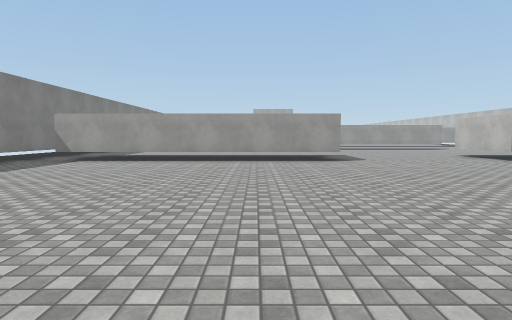
View 1 (above)

24 first-person views from a walk through a Unity game level. The camera is 1.3 m above the floor, tilts 4° down and sees 75° across. The floor is counted in squares, 2 m on a side. Each view is taken from the middle of a square. On the plan, view 1 faces up. The plan holds only what a view shows up to about 10 squares ahead; the rest is blank. The place goes on beyond the plan. The player is left out. Surface patterns are stand-ins for the level's own textures.

View 2
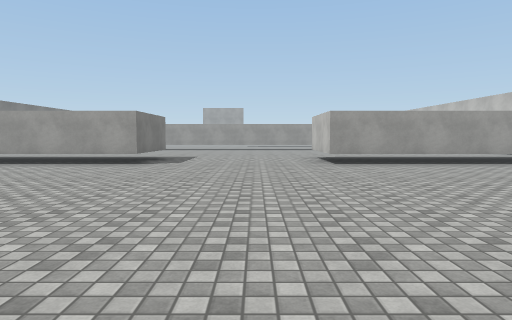

View 3
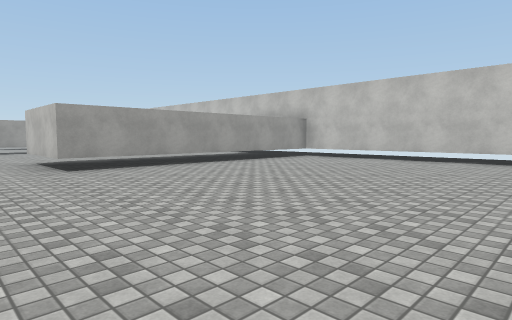

View 4
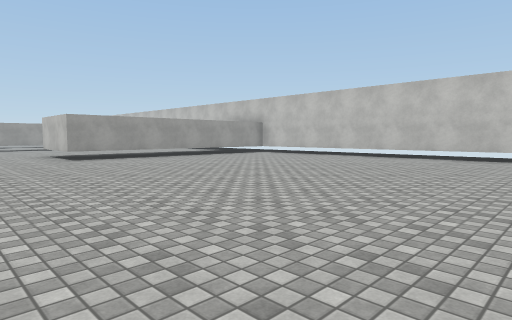

View 5
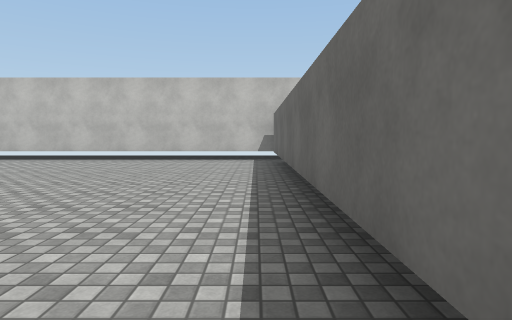

View 6
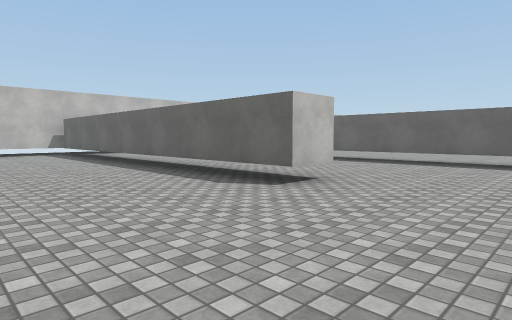

View 7
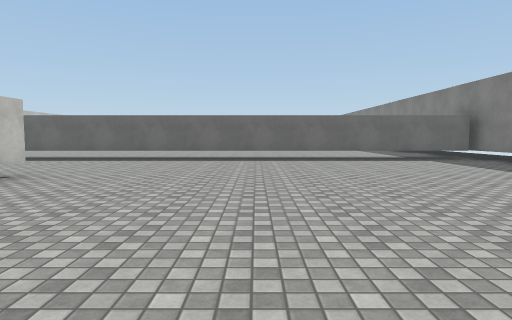

View 8
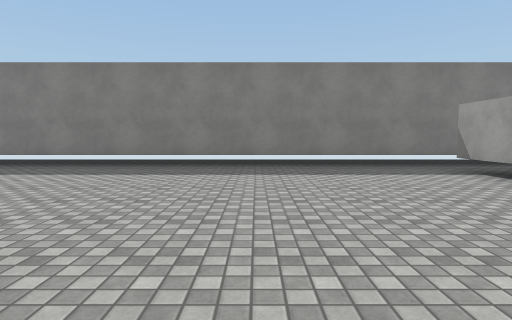

View 9
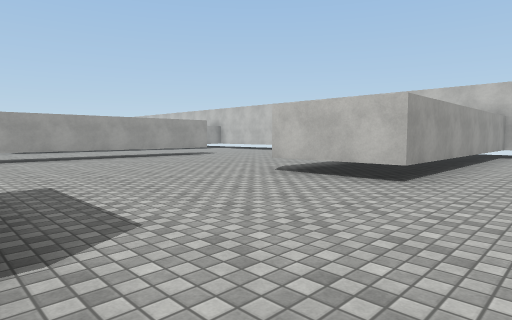

View 10
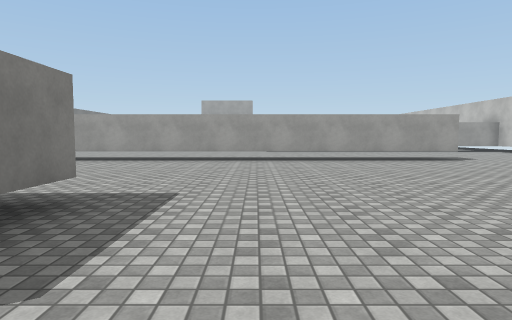

View 11
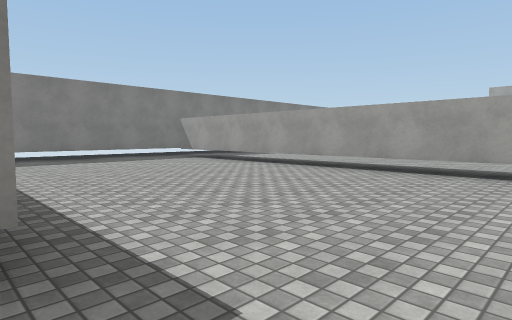

View 12
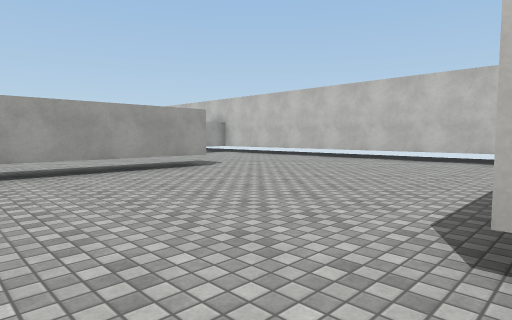

View 13
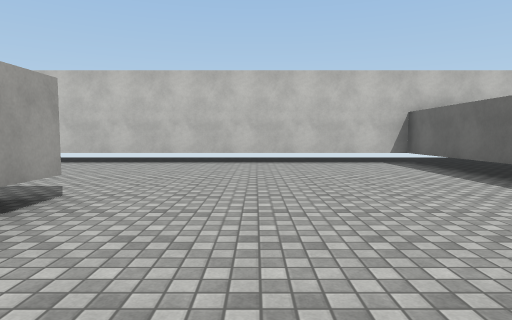

View 14
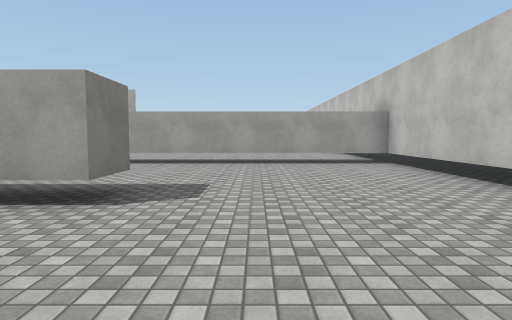

View 15
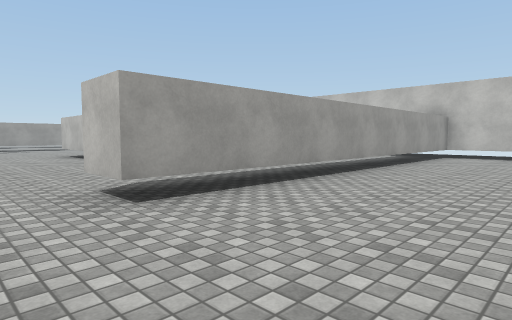

View 16
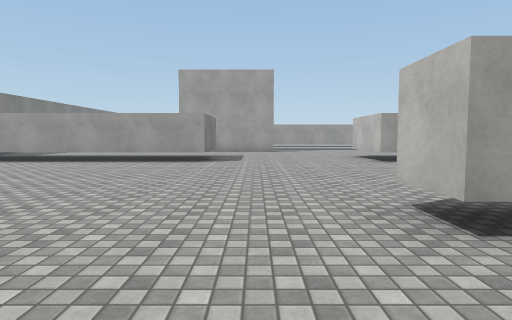

View 17
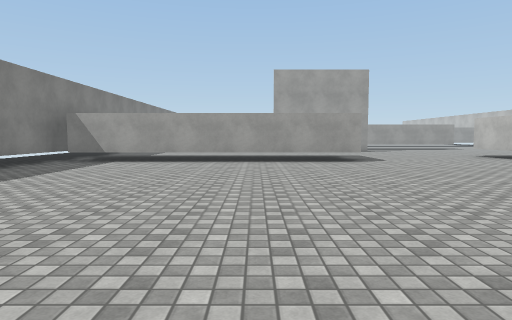

View 18
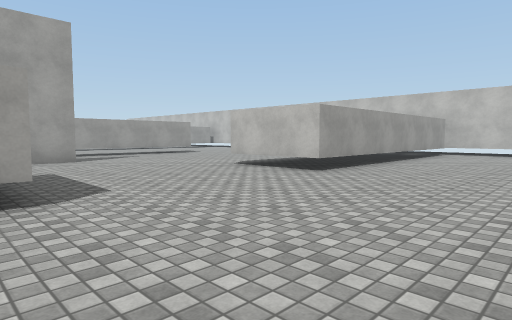

View 19
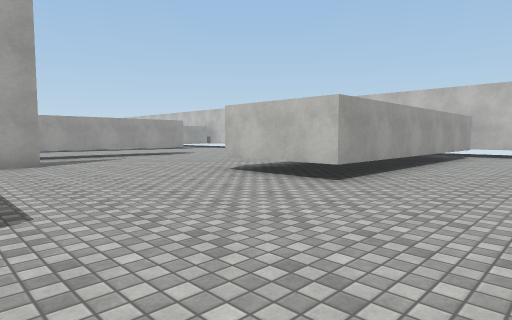

View 20
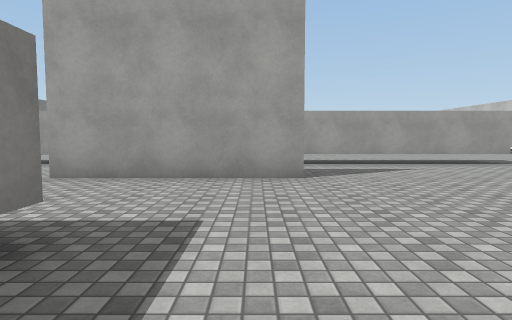

View 21
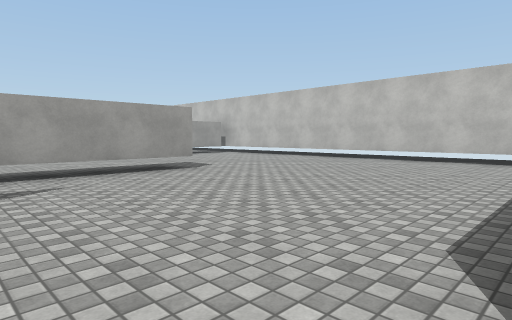

View 22
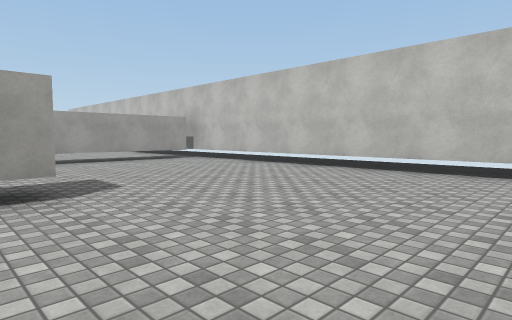

View 23
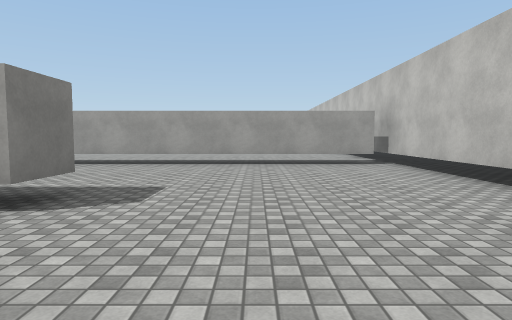

View 24
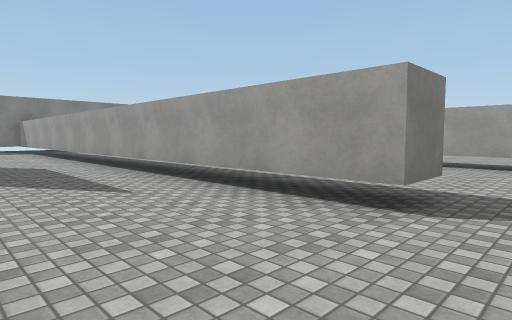

### Floor plan
Key: @ floor where view 1 was taken; # wall or solid block; . floor; T thing the floor can be seen under or through.
Columns run from 7 left of view 1 to 15 right of it. Each row starts with its distance up from view 1.
 42               #######.#
 41               ........#
 40              .........#
 39             ..........#
 38        ...............#
 37      ###TTTTTTTT......#
 36      .................#
 35       ................#
 34        ####...........#
 33        ...............#
 32         ..............#
 31         #.....#
 30 #.      #.....#
 29 #.#######.....#######
 28 #.....................#
 27 #....................
 26  ..................
 25   ...........
 24    ................
 23    .........T
 22     ........TTTTTT#####
 21      .................#
 20       ................#
 19       ................#
 18                 T.....#
 17    ###TTTTTTTTTTT.....#
 16   ....................#
 15 #.....................#
 14 #.....................#
 13 #.....................#
 12   ....................#
 11          #....#   #####
 10 #.       #....#   ####
  9 #.########....########
  8 #....................
  7 #.....................#
  6 #.....................#
  5 #.....................#
  4 #.....................#
  3 #.....................#
  2 #......... ...........#
  1 #...  ...  ...........#
  0 #..   .@..............#
 -1 #    .................#
 -2     ..................#
 -3     ..................#
 -4    ........##########
 -5   ................
 -6   ..............
 -7 #.............
 -8 #.............
 -9 ###############

Where each view was taken, in squares from view 1:
view 1: 0 up, 0 right, facing up
view 2: 1 up, 5 right, facing up
view 3: 2 up, 5 right, facing up-right
view 4: 1 down, 4 right, facing up-right
view 5: 3 down, 5 right, facing right
view 6: 0 up, 1 right, facing down-right
view 7: 1 up, 0 right, facing down
view 8: 5 up, 1 right, facing left
view 9: 7 up, 2 right, facing up-right
view 10: 8 up, 4 right, facing up
view 11: 11 up, 4 right, facing up-left
view 12: 11 up, 5 right, facing up-right
view 13: 15 up, 6 right, facing right
view 14: 14 up, 11 right, facing up
view 15: 19 up, 3 right, facing up-right
view 16: 20 up, 3 right, facing up
view 17: 20 up, 1 left, facing up
view 18: 25 up, 1 right, facing up-right
view 19: 26 up, 2 right, facing up-right
view 20: 29 up, 3 right, facing up
view 21: 31 up, 5 right, facing up-right
view 22: 33 up, 8 right, facing up-right
view 23: 34 up, 11 right, facing up
view 24: 34 up, 10 right, facing up-left
